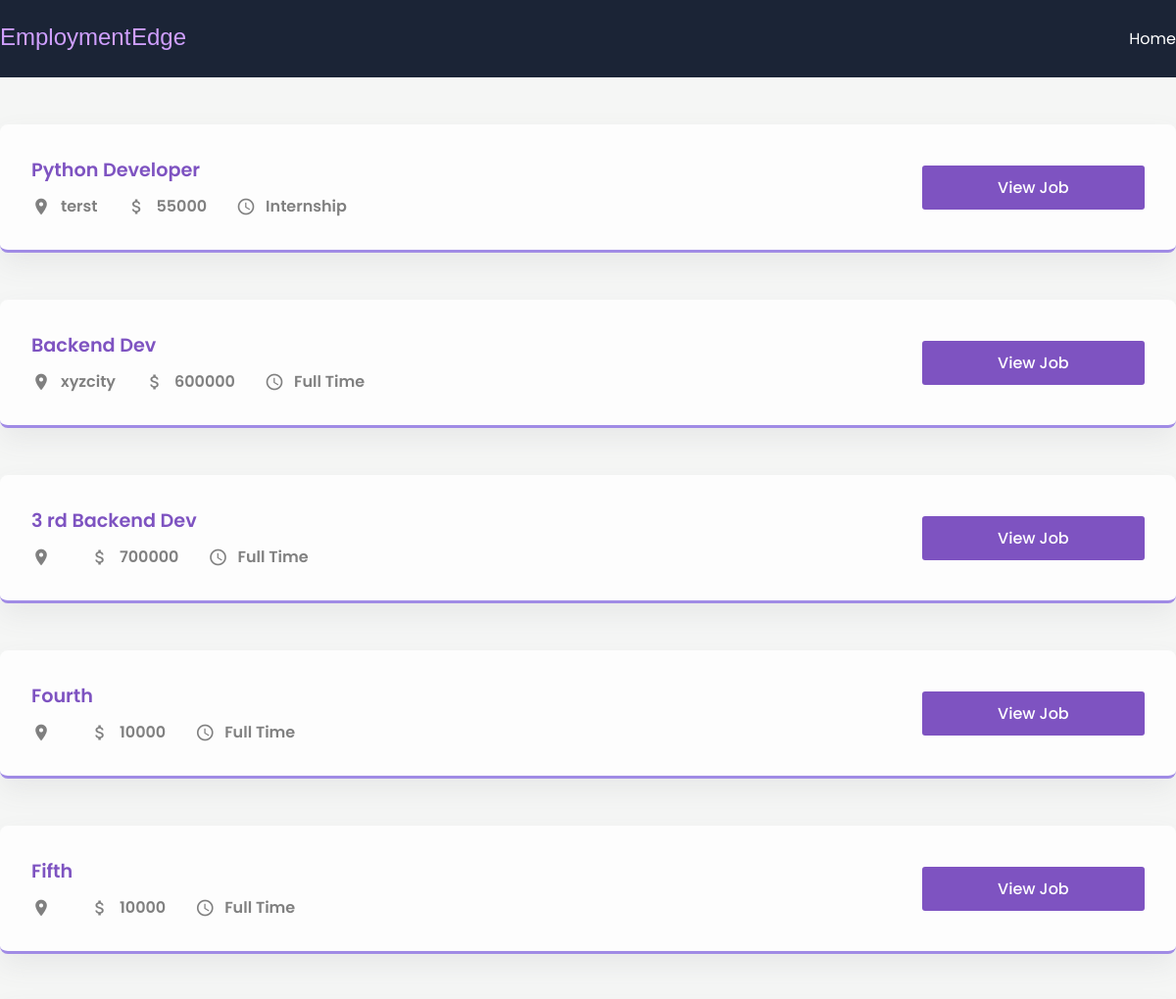
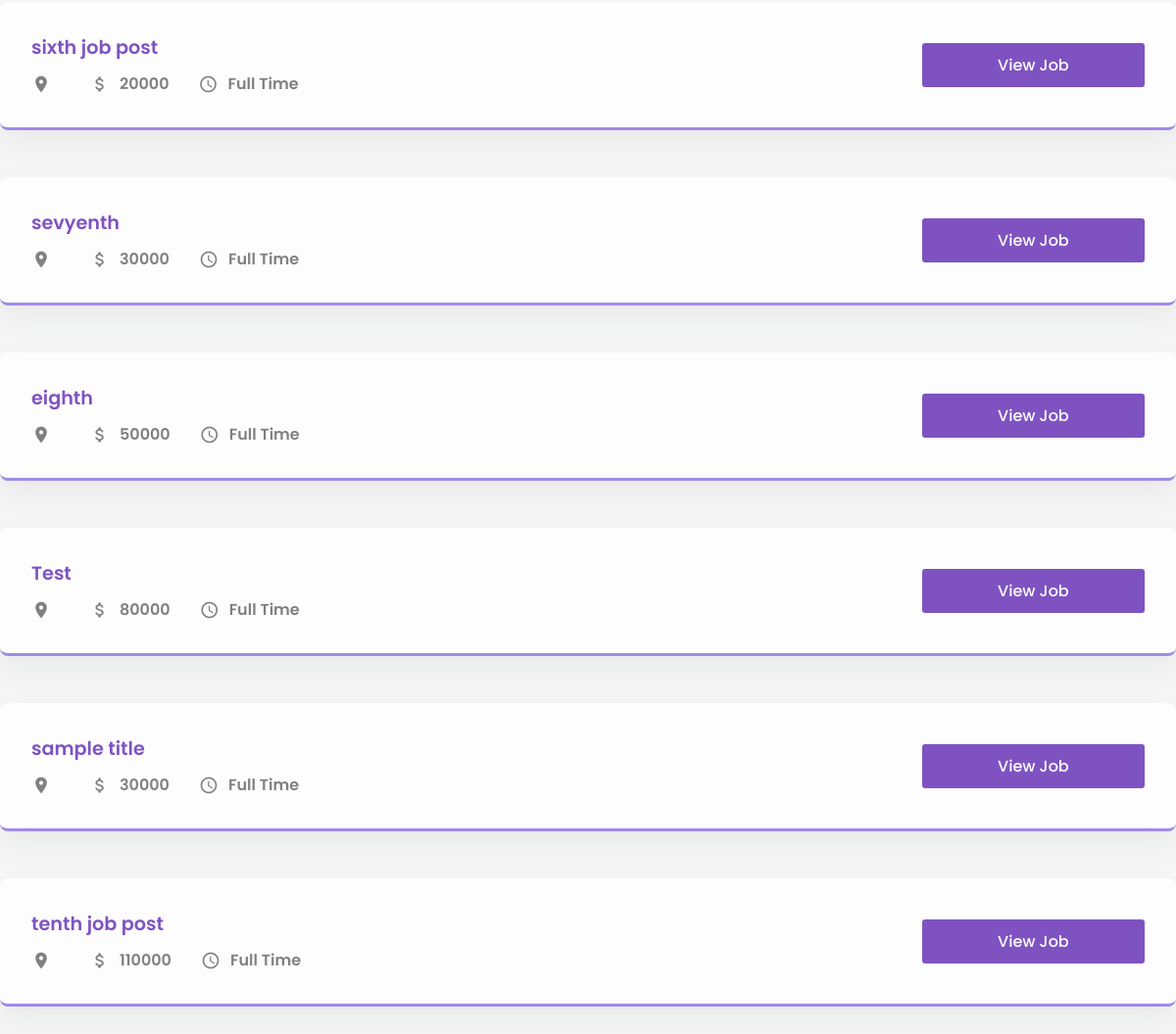
Before: / with the older database file (2 pictures, top to bottom).
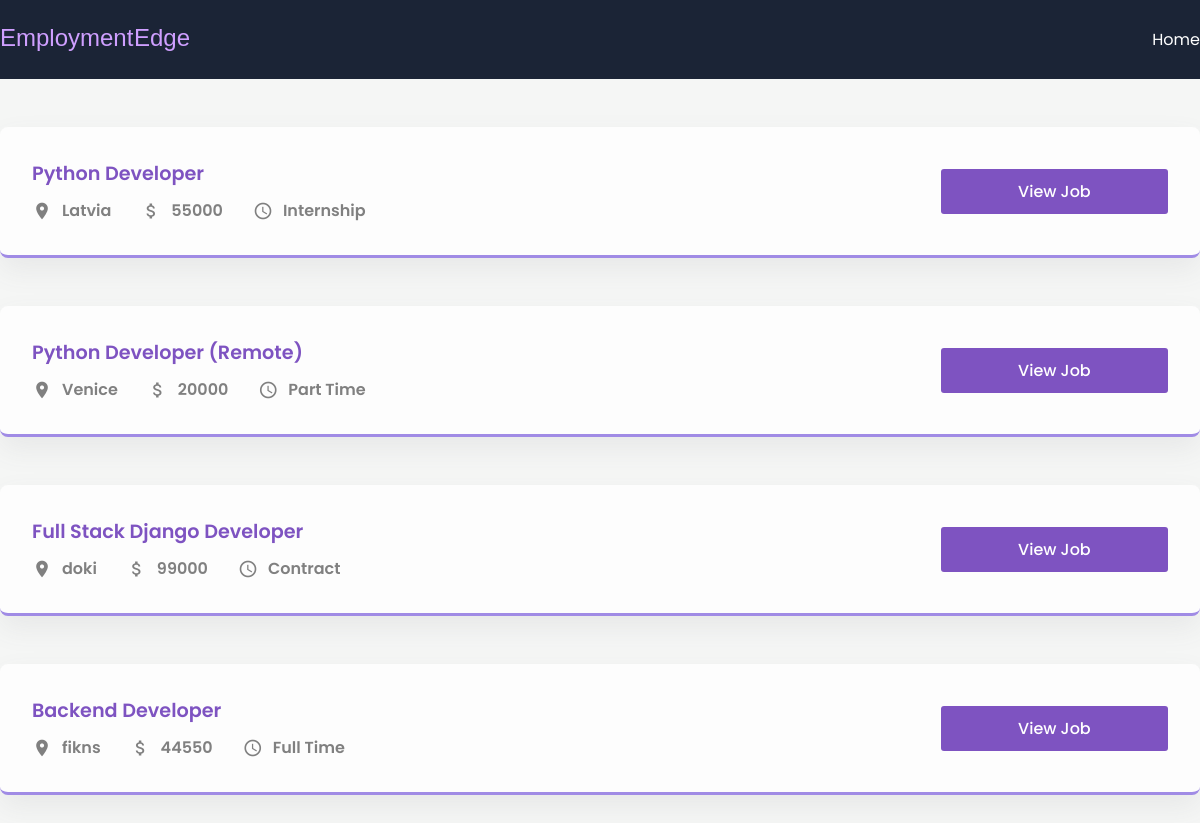
After: the same page with the newer database file.
### app/models.py (models this page shows, shortened)
class JobPost(models.Model):
    JOB_TYPE_CHOICES=[
        ('Full Time','Full Time'),
        ('Part Time','Part Time'),
        ('Contract','Contract'),
        ('Internship','Internship'),
        ('Freelance','Freelance'),
    ]
    title=models.CharField(max_length=50)
    description=models.TextField()
    date=models.DateTimeField(auto_now_add=True)
    expiry=models.DateField(null=True)
    salary=models.IntegerField()
    slug =models.SlugField(null=True,max_length=40,unique=True)
    location=models.OneToOneField(location,on_delete=models.CASCADE, null=True)
    author=models.ForeignKey(author,null=True,on_delete=models.CASCADE)
    skills=models.ManyToManyField(skills,)
    job_type=models.CharField(max_length=200,null=False,choices=JOB_TYPE_CHOICES)

class location(models.Model):
    street = models.CharField(max_length=100)
    city = models.CharField(max_length=100)
    state=models.CharField(max_length=100)
    country=models.CharField(max_length=100)
    zip=models.CharField(max_length=100)

### app/views.py (the view)
# urls.py: path("",alljobs,name='alljobs'),
def alljobs(request):
    jobs=JobPost.objects.all()
    context={'jobs':jobs}
    return render(request, 'app/index.html',context=context)

### app/templates/app/index.html (shortened to what this page needs)
{% extends 'base.html' %}
{% block content %}
    <section>
      <div class="container">
        {% for job in jobs  %}
        <div class="post">
          <div class="job-info">
            <h1 class="job-title"> {{job.title}}</h1>
            <div class="job-des">
              <div class="location item">
                <span class="material-icons"> place </span>
                <p> {{job.location.city}}</p>
              </div>
              <div class="budget item">
                <span class="material-icons"> attach_money </span>
                <p> {{job.salary}}</p>
              </div>
              <div class="time item">
                <span class="material-icons"> schedule </span>
                <p>{{job.job_type}}</p>
              </div>
            </div>
          </div>
          <div class="buttons">
            <button class="apply">
              <a href="{% url 'jobdetail' forloop.counter %}">View Job</a>
            </button>
          </div>
        </div>
        {% endfor %}
      </div>
    </section>
{% endblock content %}

### templates/base.html (shortened to what this page needs)
{% load static %}
<!DOCTYPE html>
<html lang="en">
  <head>
    <link rel="stylesheet" href="{% static 'app/style.css' %}" />
  </head>
  <body>
    <header>
      <nav>
        <div class="container">
          <div class="logo">
            <img src=" {% static 'app/logo.svg' %}" alt="" />
          </div>
          <div class="links">
            <a href="{% url 'alljobs' %}" >Home</a>
          </div>
        </div>
      </nav>
    </header>
   {% block content %}
   {% endblock content %}
  </body>
</html>

### app/static/app/style.css (style rules this page uses)
* { margin: 0; padding: 0; box-sizing: border-box; font-family: "Poppins", sans-serif; }
:root { --purple: #7e53c1; --lpurple: #a08be5; --card: #fdfdfd; --shadow: #64646f17 0px 12px 29px 0px; --nav: #1b2436; }
body { background: #f5f6f5; }
button { border: none; outline: none; cursor: pointer; border-radius: 3px; }
nav { background: var(--nav); padding: 1em 0; }
a { text-decoration: none; color: white; }
.container { max-width: 1200px; margin: auto; }
nav .container { display: flex; align-items: center; justify-content: space-between; color: white; }
.logo { width: 200px; }
img { width: 100%; }
.links { display: flex; align-items: center; justify-content: center; }
.links a { color: white; margin-left: 30px; font-size: 1rem; font-weight: 400; }
.post { background: var(--card); border-radius: 8px; padding: 2em; box-shadow: var(--shadow); margin-top: 3em; display: grid; align-items: center; grid-template-columns: 8fr 2fr; border-bottom: 3px solid var(--lpurple); }
.buttons { display: grid; grid-template-columns: repeat(1, 1fr); gap: 20px; }
.post:last-child { margin-bottom: 5em; }
.item { display: flex; align-items: center; margin-left: 30px; }
.item:first-child { margin-left: 0; }
.job-des { display: flex; align-items: center; }
.item span { margin-right: 10px; font-size: 20px !important; color: gray; }
.item p { font-size: 1rem; font-weight: 600; color: gray; }
.apply { background: var(--purple); height: 45px; padding: 0 40px; color: white; font-size: 1rem; font-weight: 500; }
.job-title { font-size: 1.2rem; font-weight: 600; margin-bottom: 10px; color: var(--purple); }
button { cursor: pointer; }

Changed rows visible on the page:
removed JobPost: title "Backend Dev", location.city "xyzcity", salary "600000", job_type "Full Time"
removed JobPost: title "3 rd Backend Dev", salary "700000", job_type "Full Time"
removed JobPost: title "Fourth", salary "10000", job_type "Full Time"
removed JobPost: title "Fifth", salary "10000", job_type "Full Time"
removed JobPost: title "sixth job post", salary "20000", job_type "Full Time"
removed JobPost: title "sevyenth", salary "30000", job_type "Full Time"
removed JobPost: title "eighth", salary "50000", job_type "Full Time"
removed JobPost: title "Test", salary "80000", job_type "Full Time"
removed JobPost: title "sample title", salary "30000", job_type "Full Time"
removed JobPost: title "tenth job post", salary "110000", job_type "Full Time"
changed JobPost "Python Developer": location.city "terst" → "Latvia"
added JobPost: title "Python Developer (Remote)", location.city "Venice", salary "20000", job_type "Part Time"
added JobPost: title "Full Stack Django Developer", location.city "doki", salary "99000", job_type "Contract"
added JobPost: title "Backend Developer", location.city "fikns", salary "44550", job_type "Full Time"
